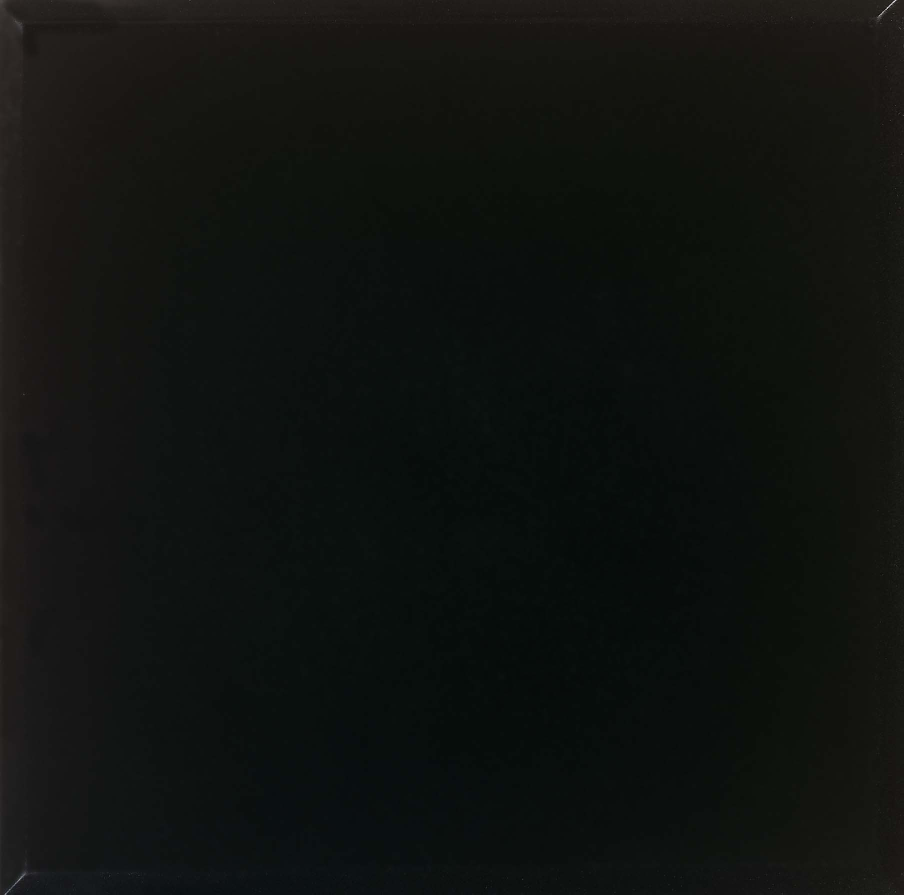
#> input picture src/utils/color_recognition_module/training_dataset/black/black10.png.jpg, 1807 x 1789 px (shown at 1/2 size)
$ python -i utils.py   (imports and definitions only)
#> lines starting #> are read from the running program, lines starting #| are printed output that depends on the picture
#----------------------------------------------
#--- Author         : Ahmet Ozlu
#--- Mail           : ahmetozlu93@gmail.com
#--- Date           : 21st April 2018
#----------------------------------------------

import cv2
import logging
import logging.handlers
import math
import sys
import numpy as np


def save_frame(frame, file_name, flip=True):
    # flip BGR to RGB
    if flip:
        cv2.imwrite(file_name, np.flip(frame, 2))
    else:
        cv2.imwrite(file_name, frame)

def distance(x, y, type='euclidian', x_weight=1.0, y_weight=1.0):
    if type == 'euclidian':
        return math.sqrt(float((x[0] - y[0])**2) / x_weight + float((x[1] - y[1])**2) / y_weight)


def get_centroid(x, y, w, h):
    x1 = int(w / 2)
    y1 = int(h / 2)

    cx = x + x1
    cy = y + y1

    return (cx, cy)


def skeleton(img):
    ret, img = cv2.threshold(img, 127, 255, 0)
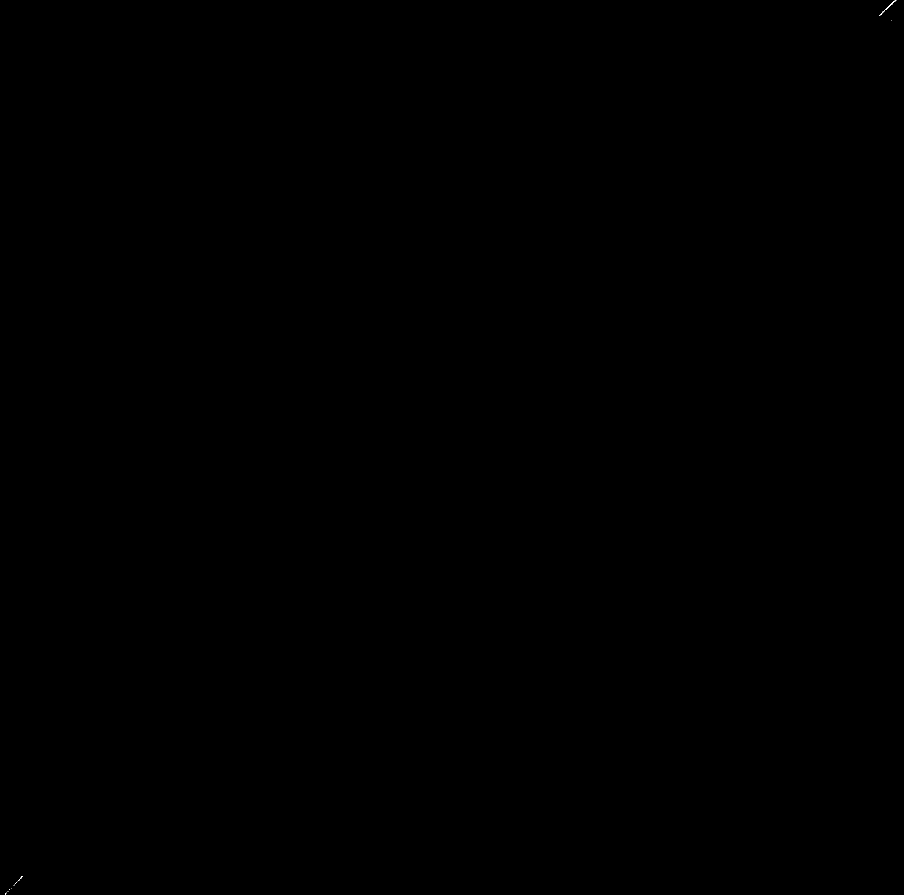
#> img: shape (1789, 1807) (shown at 1/2 size); 0% white in thin lines or dots
    element = cv2.getStructuringElement(cv2.MORPH_CROSS, (3, 3))
    done = False
    size = np.size(img)
#> size = 3232723
    skel = np.zeros(img.shape, np.uint8)
    while(not done):
        eroded = cv2.erode(img, element)
        temp = cv2.dilate(eroded, element)
        temp = cv2.subtract(img, temp)
        skel = cv2.bitwise_or(skel, temp)
        img = eroded.copy()
        zeros = size - cv2.countNonZero(img)
        if zeros == size:
            done = True
#> this loop made 2 passes
#> zeros on passes 1 to 2: 3232713, 3232723
#> skel: shape (1789, 1807); 0% white in thin lines or dots

    return skel

>>> import cv2
>>> picture = cv2.imread('utils/color_recognition_module/training_dataset/black/black10.png.jpg', cv2.IMREAD_GRAYSCALE)
>>> result = skeleton(picture)
